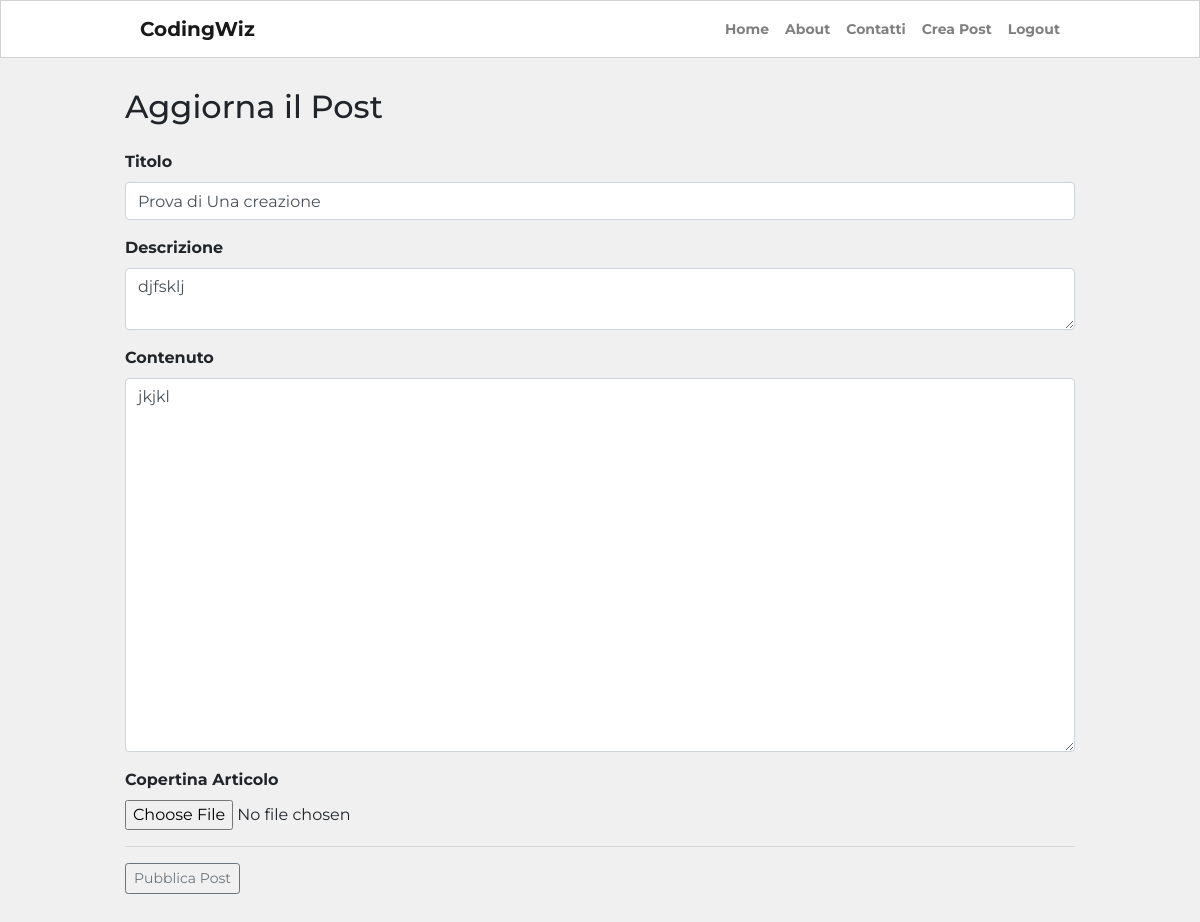
Page /posts/13/update (signed in) on the committed database.
### blog/models.py (models this page shows, shortened)
class Post(db.Model):
    __tablename__ = "post"
    id = db.Column(db.Integer, primary_key=True)
    user_id = db.Column(db.Integer, db.ForeignKey("user.id"), nullable=False)
    created_at = db.Column(db.DateTime, default=datetime.now)
    title = db.Column(db.String(255), nullable=False)
    description = db.Column(db.String(255))
    body = db.Column(db.Text(), nullable=False)
    slug = db.Column(db.String(255))
    image = db.Column(db.String(120))

### blog/routes.py (the view)
@app.route('/posts/<int:post_id>/update', methods=["GET", "POST"])
@login_required
def post_update(post_id):
    post_instance = Post.query.get_or_404(post_id)
    if post_instance.author != current_user:
        abort(403)
    form = PostForm()
    if form.validate_on_submit():
        post_instance.title = form.title.data
        post_instance.description = form.description.data
        post_instance.body = form.body.data
        if form.image.data:
            try:
                image = save_picture(form.image.data)
                post_instance.image = image
            except Exception:
                db.session.commit()
                flash("C'è stato un problema con l'upload dell'immagine, cambia immagine e riprova.")
                return redirect(url_for('post_update', post_id=post_instance.id))
        db.session.commit()
        return redirect(url_for('post_details', post_slug=post_instance.slug))
    elif request.method == "GET":
        form.title.data = post_instance.title
        form.description.data = post_instance.description
        form.body.data = post_instance.body
    return render_template("post_editor.html", form=form)

### blog/forms.py
class PostForm(FlaskForm):
    title = StringField('Titolo', validators=[DataRequired("Campo Obbligatorio!"), Length(min=3, max=120, message="Assicurati che il titolo abbia tra i 3 e i 120 caratteri")])
    description = TextAreaField('Descrizione', validators=[Length(max=240, message="Assicurati che la descrizione abbia al massimo 240 caratteri")])
    body = TextAreaField('Contenuto', validators=[DataRequired("Campo Obbligatorio!")])
    image = FileField('Copertina Articolo', validators=[FileAllowed(['png', 'jpg'])])
    submit = SubmitField('Pubblica Post')

### blog/models.py (called while the page is built)
@login_manager.user_loader
def load_user(id):
    return User.query.get(int(id))

### blog/templates/post_editor.html (shortened to what this page needs)
{% extends 'base.html' %}
{% block content %}
<div class="container content-container">
    {% if request.path == "/create-post" %}
        <h2>Crea un nuovo Post</h2>
    {% else %}
        <h2>Aggiorna il Post</h2>
    {% endif %}
    <div class="row no-gutters">
        <div class="col">
            <form method="POST" enctype="multipart/form-data" novalidate>
                <div class="form-group">
                    {{ form.title.label }}
                    {{ form.title(class="form-control") }}
                </div>
                <div class="form-group">
                    {{ form.description.label }}
                    {{ form.description(class="form-control") }}
                </div>
                <div class="form-group">
                    {{ form.body.label }}
                    {{ form.body(class="form-control", rows=15) }}
                </div>
                <div class="form-group">
                    {{ form.image.label }}
                    {{ form.image(class="form-control-file") }}
                </div>
                <hr>
                {{ form.submit(class="btn btn-sm btn-outline-secondary") }}
            </form>
        </div>
    </div>
</div>
{% endblock %}

### blog/static/blog.css (style rules this page uses)
html, body { font-family: 'Montserrat', sans-serif; background-color: #f0f0f0; font-weight: bold; }
.content-container { max-width: 950px; margin-top: 30px; margin-bottom: 30px; padding: 0px; }

### rows in the picture
Post: title "Prova di Una creazione", description "djfsklj", body "jkjkl"
